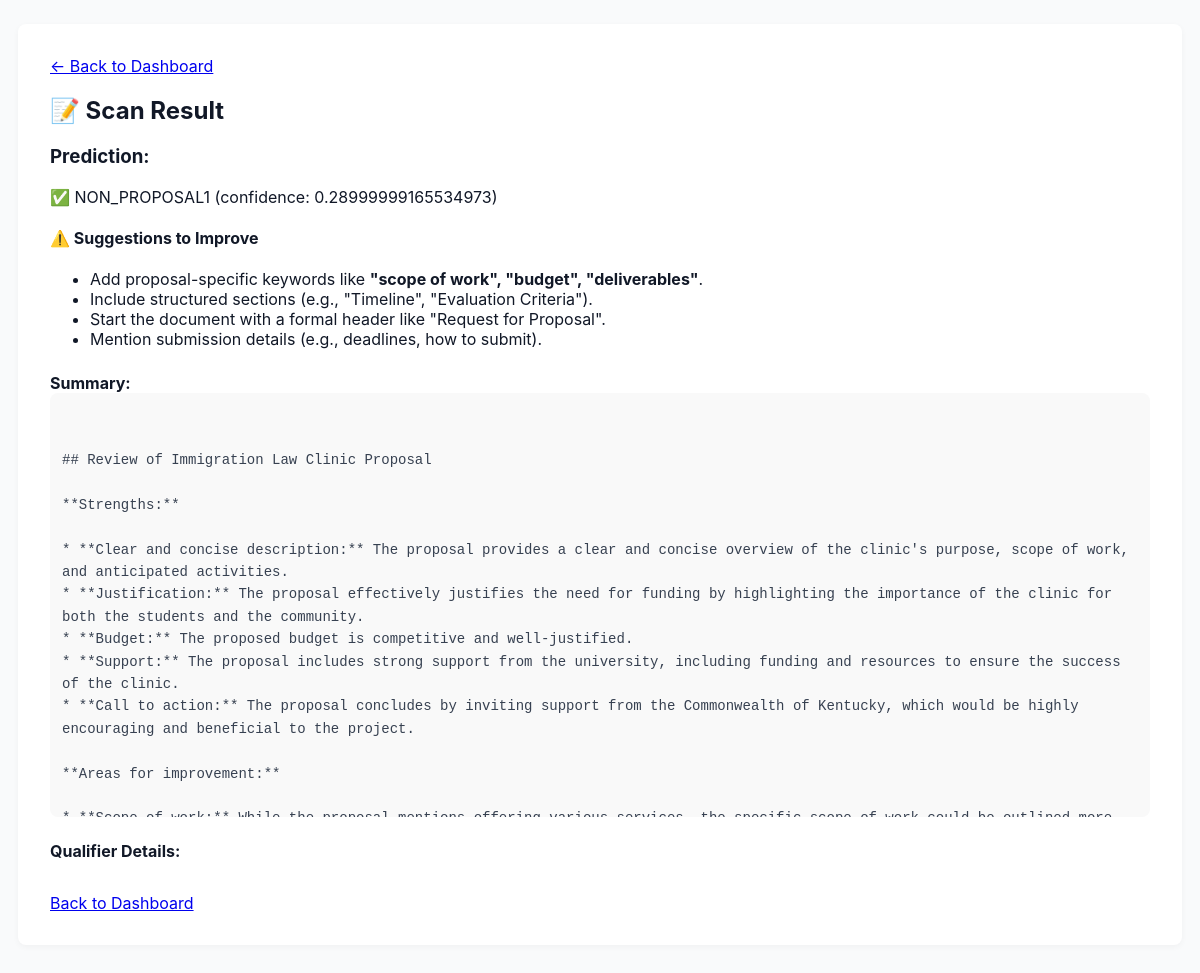
Screenshot of /results/2 with the database file from the repository.
### models.py (models this page shows)
class ProposalScan(db.Model):
    id = db.Column(db.Integer, primary_key=True)
    filename = db.Column(db.String(120))
    prediction = db.Column(db.String(50), nullable=False)
    label = db.Column(db.String(50))
    summary = db.Column(db.Text)
    created_at = db.Column(db.DateTime, default=datetime.utcnow)

### app.py (the view)
@app.route("/results/<int:scan_id>")
def results(scan_id):
    result = ProposalScan.query.get_or_404(scan_id)
    summary_ready = bool(result.summary and result.summary.strip())
    return render_template(
        "results.html",
        prediction=result.prediction,
        summary=result.summary,
        summary_ready=summary_ready,
        rules=session.get("rules", {})
    )

### templates/results.html (shortened to what this page needs)
<!DOCTYPE html>
<html>
<head>
    <link rel="stylesheet" href="{{ url_for('static', filename='style.css') }}">
</head>
<body>
<div class="main">
    <a href="{{ url_for('dashboard') }}">← Back to Dashboard</a>
    <h2>📝 Scan Result</h2>
    <div class="result-block">
        <h3>Prediction:</h3>
        <p>
            {% if "PROPOSAL" in prediction %}
                ✅ {{ prediction }}
            {% elif "MAYBE" in prediction %}
                🤔 {{ prediction }}
            {% else %}
                ❌ {{ prediction }}
            {% endif %}
        </p>
        {% if "NON_PROPOSAL" in prediction or "MAYBE" in prediction %}
        <h4>⚠️ Suggestions to Improve</h4>
        <ul>
            {% if not rules.keywords %}
                <li>Add proposal-specific keywords like <strong>"scope of work", "budget", "deliverables"</strong>.</li>
            {% endif %}
            {% if not rules.structure %}
                <li>Include structured sections (e.g., "Timeline", "Evaluation Criteria").</li>
            {% endif %}
            {% if not rules.header %}
                <li>Start the document with a formal header like "Request for Proposal".</li>
            {% endif %}
            {% if not rules.submission %}
                <li>Mention submission details (e.g., deadlines, how to submit).</li>
            {% endif %}
        </ul>
        {% endif %}
    </div>
    <div style="margin-top: 1.5em;">
        <strong>Summary:</strong>
        {% if not summary_ready %}
            <div class="loading-summary">
                <p><span class="spinner"></span>Summary is being generated... Please wait.</p>
                <script>
                    setTimeout(function() { location.reload(); }, 3000);
                </script>
            </div>
        {% else %}
            <div class="summary-box">
                <pre>{{ summary }}</pre>
            </div>
        {% endif %}
    </div>
    <div style="margin-top: 1.5em;">
        <strong>Qualifier Details:</strong>
    </div>
    <div style="margin-top: 2em;">
        <a href="/dashboard" class="button">Back to Dashboard</a>
    </div>
</div>
</body>
</html>

### static/style.css (style rules this page uses)
body { font-family: 'Inter', sans-serif; background: #f9fafb; margin: 0; padding: 0; color: #111827; }
.main { padding: 32px; background: #ffffff; border-radius: 8px; margin: 24px auto; max-width: 1100px; box-shadow: 0 2px 6px rgba(0, 0, 0, 0.04); }
pre { white-space: pre-wrap; word-break: break-word; font-size: 14px; line-height: 1.6; color: #374151; }
.summary-box, .text-box { background: #f9f9f9; padding: 12px; border-radius: 8px; font-family: monospace; white-space: pre-wrap; max-height: 400px; overflow-y: auto; margin-bottom: 20px; }

### rows the page displays
ProposalScan: prediction "NON_PROPOSAL1 (confidence: 0.28999999165534973)", summary "## Review of Immigration Law Clinic Proposal **Strengths:** * **Clear and concise description:** The proposal provides a clear and concise overview of the clinic's purpose, scope of work, and anticipated activities. * **Justification:** The proposal effectively justifies the need for funding by highlighting the importance of the clinic for both the students and the community. * **Budget:** The proposed budget is competitive and well-justified. * **Support:** The proposal includes strong support from the university, including funding and resources to ensure the success of the clinic. * **Call to action:** The proposal concludes by inviting support from the Commonwealth of Kentucky, which…"
